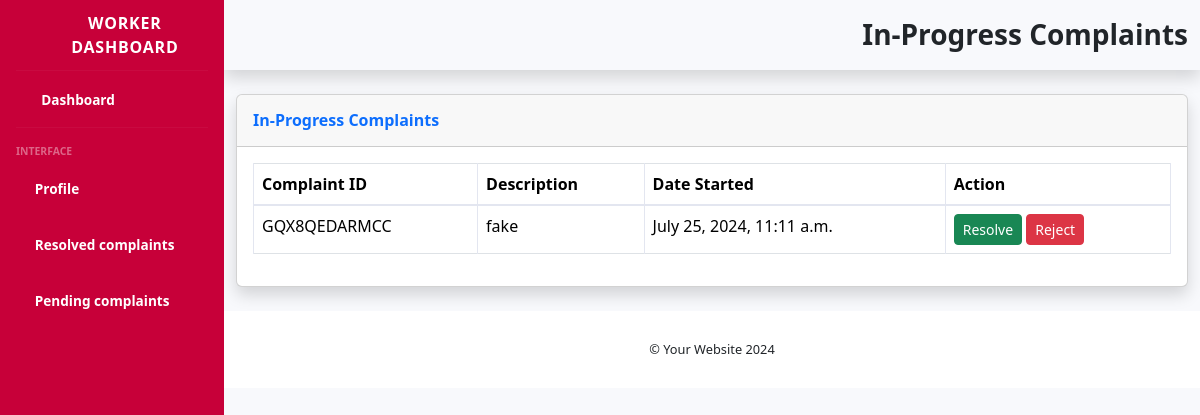
Screenshot of /worker_in_progress_complaints/ (signed in) with the database file from the repository.
### app1/models.py (models this page shows, shortened)
class Complaint(models.Model):
    STATUS_CHOICES = (
        ('Pending', 'Pending'),
        ('Accepted', 'Accepted'),
        ('Allotted', 'Allotted'),
        ('In Progress', 'In Progress'),
        ('Resolved', 'Resolved'),
        ('Rejected', 'Rejected')
    )
    RESOLUTION_CHOICES = (
        ('Normal', 'Normal (10-15 days)'),
        ('Immediate', 'Immediate (3-4 days)'),
    )
    id = models.CharField(max_length=16, primary_key=True)  # Define id field explicitly
    title = models.CharField(max_length=200)
    Email= models.EmailField(null=False, blank=False)
    Phone_number=PhoneNumberField(max_length=13,null=False, blank=False)
    description = models.TextField()
    department = models.ForeignKey(Department, on_delete=models.CASCADE)
    raised_by = models.CharField(max_length=100)
    raised_at = models.DateTimeField(auto_now_add=True)
    date_alloted = models.DateTimeField(null=True, blank=True)
    date_started = models.DateTimeField(null=True, blank=True)
    date_resolved = models.DateTimeField(null=True, blank=True)
    resolution_time = models.CharField(max_length=20, choices=RESOLUTION_CHOICES, default='Normal')
    status = models.CharField(max_length=20, choices=STATUS_CHOICES, default='Pending')
    assigned_to = models.ForeignKey('assign',on_delete=models.CASCADE, null=True, blank=True)
    image = models.FileField(upload_to='complaint_images/', null=False, blank=False, default=FileNotFoundError)

### app1/views.py (the view, shortened to what this page needs)
# urls.py: path('worker_in_progress_complaints/', views.worker_in_progress_complaints, name='worker_in_progress_complaints'),
@login_required(login_url='worker_login')
def worker_in_progress_complaints(request):
    current_assign = request.user.assign
    in_progress_complaints = Complaint.objects.filter(assigned_to=current_assign, status='In Progress')
    context = {
        'in_progress_complaints': in_progress_complaints
    }
    return render(request, "worker_in_progress_complaints.html",context)

### app1/Templates/worker_in_progress_complaints.html (shortened to what this page needs)
{% load static %}
<!DOCTYPE html>
<html lang="en">
<head>
    <link href="{% static 'vendor/fontawesome-free/css/all.min.css' %}" rel="stylesheet">
    <link href="{% static 'css/sb-admin-2.min.css' %}" rel="stylesheet">
    <link href="https://cdn.jsdelivr.net/npm/bootstrap@5.3.3/dist/css/bootstrap.min.css" rel="stylesheet">
</head>
<body id="page-top">
    <div id="wrapper">
        <ul class="navbar-nav sidebar sidebar-dark accordion" id="accordionSidebar" style="background-color: #C70039;">
            <a class="sidebar-brand d-flex align-items-center justify-content-center" href="/worker/dashboard">
                <div class="sidebar-brand-icon rotate-n-15">
                    <i class="fas fa-laugh-wink"></i>
                </div>
                <div class="sidebar-brand-text mx-3">Worker Dashboard</div>
            </a>
            <hr class="sidebar-divider my-0">
            <li class="nav-item active">
                <a class="nav-link" href="/worker/dashboard">
                    <i class="fas fa-fw fa-tachometer-alt"></i>
                    <span>Dashboard</span>
                </a>
            </li>
            <hr class="sidebar-divider">
            <div class="sidebar-heading">Interface</div>
            <li class="nav-item active">
                <a class="nav-link" href="/worker_profile/">
                    <i class="fas fa-user"></i>
                    <span>Profile</span>
                </a>
            </li>
            <li class="nav-item active">
                <a class="nav-link" href="/worker_resolved_complaints/", target="_blank">
                    <i class="fas fa-check-circle fa-2x text-gray-300"></i>
                    <span>Resolved complaints</span>
                </a>
            </li>
            <li class="nav-item active">
                <a class="nav-link" href="/worker_pending_complaints/", target="_blank">
                    <i class="fas fa-clipboard-list fa-2x text-gray-300"></i>
                    <span>Pending complaints</span>
                </a>
            </li>
        </ul>
        <div id="content-wrapper" class="d-flex flex-column">
            <div id="content">
                <nav class="navbar navbar-expand navbar-light topbar mb-4 static-top shadow">
                    <ul class="navbar-nav ml-auto">
                        <li class="nav-item">
                            <div class="container">
                                <div class="row">
                                    <div class="col">
                                        <div class="text-end">
                                            <h1 class="h3 mb-0 fw-bolder text-800">In-Progress Complaints</h1>
                                        </div>
                                    </div>
                                </div>
                            </div>
                        </li>
                    </ul>
                </nav>
                <div class="container-fluid">
                    <div class="card shadow mb-4">
                        <div class="card-header py-3">
                            <h6 class="m-0 font-weight-bold text-primary">In-Progress Complaints</h6>
                        </div>
                        <div class="card-body">
                            <div class="table-responsive">
                                <form method="post">
                                    <table class="table table-bordered" id="dataTable" width="100%" cellspacing="0">
                                        <thead>
                                            <tr>
                                                <th>Complaint ID</th>
                                                <th>Description</th>
                                                <th>Date Started</th>
                                                <th>Action</th>
                                            </tr>
                                        </thead>
                                        <tbody>
                                            {% for complaint in in_progress_complaints %}
                                            <tr>
                                                <td>{{ complaint.id }}</td>
                                                <td>{{ complaint.description }}</td>
                                                <td>{{ complaint.date_started }}</td>
                                                <td>
                                                    <form method="post" style="display:inline;">
                                                        <button type="submit" name="action" value="resolve" class="btn btn-success btn-sm">Resolve</button>
                                                        <button type="submit" name="action" value="reject" class="btn btn-danger btn-sm">Reject</button>
                                                    </form>
                                                </td>
                                            </tr>
                                            {% empty %}
                                            <tr>
                                                <td colspan="3">No in-progress complaints found</td>
                                            </tr>
                                            {% endfor %}
                                        </tbody>
                                    </table>
                                </form>
                            </div>
                        </div>
                    </div>
                </div>
                <footer class="sticky-footer bg-white">
                    <div class="container my-auto">
                        <div class="copyright text-center my-auto">
                            <span>&copy; Your Website 2024</span>
                        </div>
                    </div>
                </footer>
            </div>
        </div>
    </div>
</body>
</html>

### rows the page displays
Complaint: id "GQX8QEDARMCC", description "fake", date_started "July 25, 2024, 11:11 a.m."
